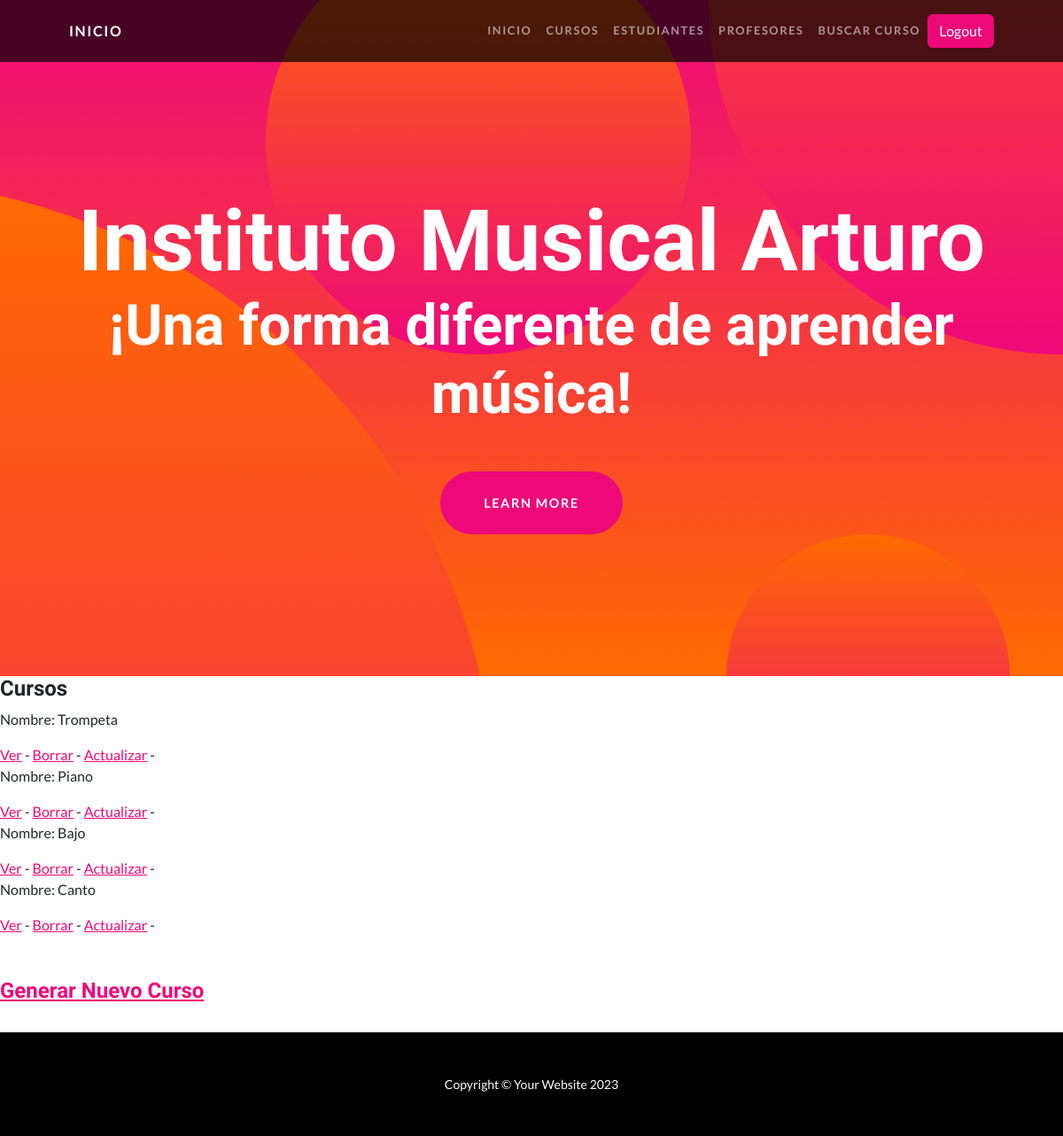
Before: /cursos/listar (signed in) with the older database file.
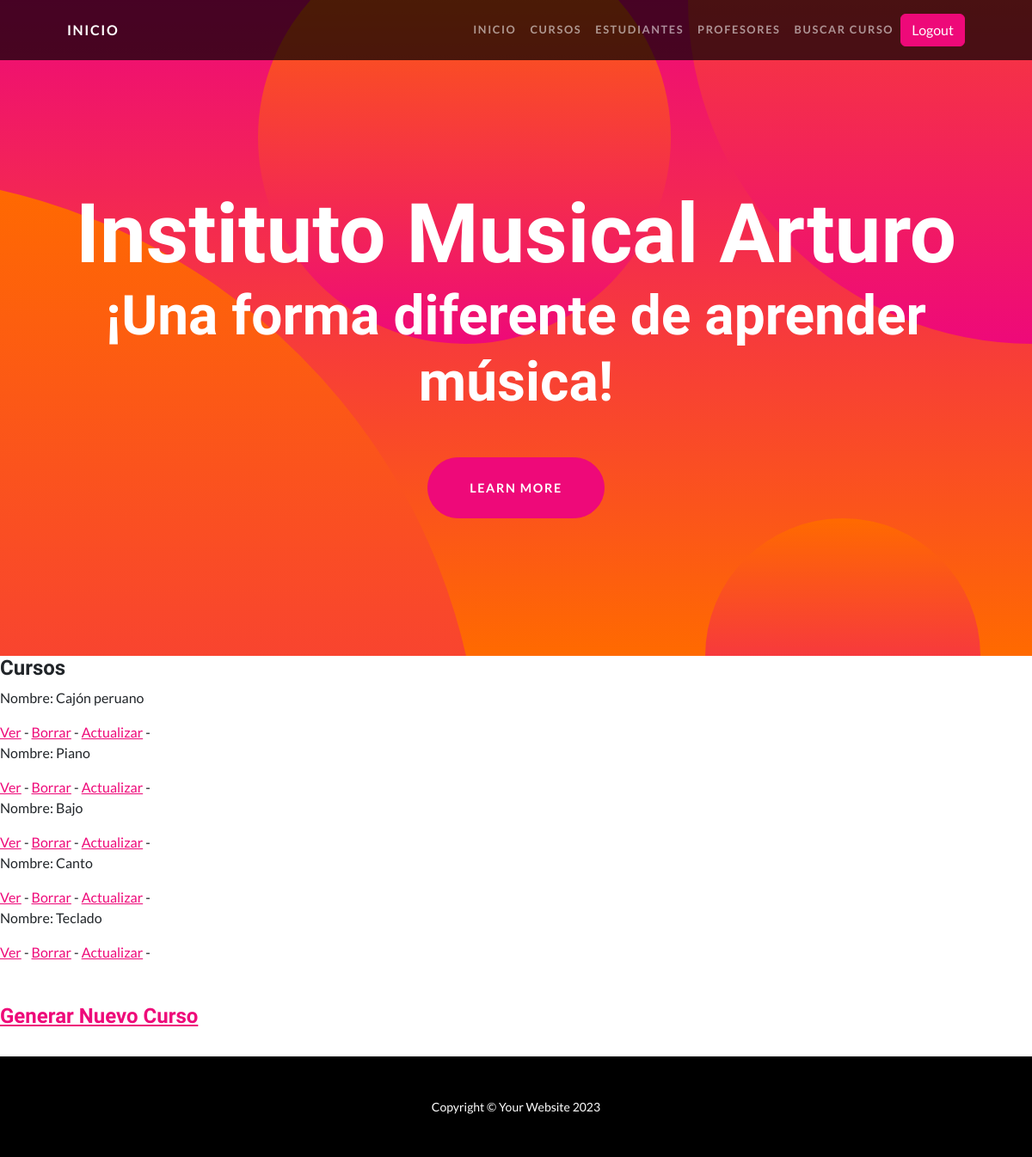
After: the same page with the newer database file.
### app_music/models.py (models this page shows)
class Curso(models.Model):
    nombre = models.CharField(max_length=40)
    camada = models.IntegerField()

### app_music/views.py (the view)
# urls.py: path('cursos/listar', views.CursoListView.as_view(), name ="ListarCursos"),
class CursoListView(LoginRequiredMixin,ListView):
    model = Curso
    context_object_name = "cursos"
    template_name = "app_music/lista_cursos.html"

### app_music/templates/app_music/lista_cursos.html (shortened to what this page needs)
{% extends 'app_music/base.html' %}
{% load static %}
{% block main %}
<h4>Cursos</h4>
    {% for curso in cursos %}
        <p>Nombre: {{curso.nombre}}</p>
        <a href='{% url "CursoDetalle" curso.pk %}'>Ver</a>
        {% if request.user.is_superuser%}
        -
        <a href="{% url 'CursoBorrar' curso.pk %}">Borrar</a>
        -
        <a href="{% url 'ActualizaCurso' curso.pk %}">Actualizar</a>
        -
        {%endif%}
    {% endfor %}
    <br><br><br>
    <h4><a href="{% url 'NuevoCurso' %}">Generar Nuevo Curso</a></h4><br>
    {% endblock main %}

Changed rows visible on the page:
changed Curso: nombre "Trompeta" → "Cajón peruano"
added Curso: nombre "Teclado"
